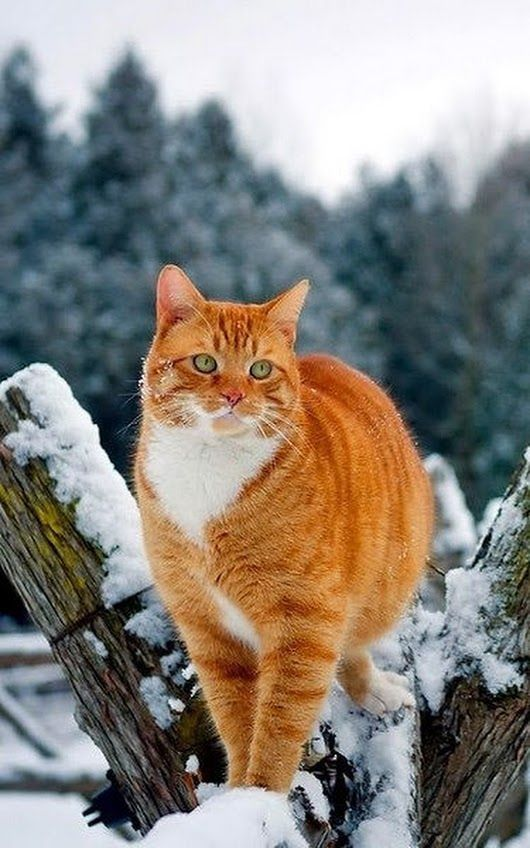
#> input picture imcolor4.jpg, 530 x 848 px, found by its file name
$ jupyter execute Histograma.ipynb
#> lines starting #> are read from the running program, lines starting #| are printed output that depends on the picture
[cell 1]
import numpy as np
import matplotlib.pyplot as plt
import cv2

[cell 2]
img = cv2.imread(r'C:\Users\coyul\Documents\GitHub\PDI\imcolor4.jpg', cv2.IMREAD_GRAYSCALE)
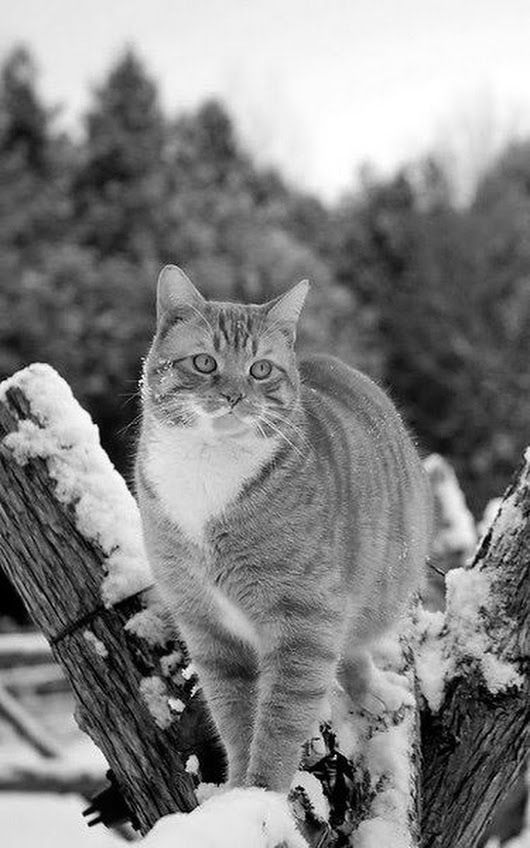
#> img: shape (848, 530); min 0, max 255, mean 132.4

[cell 3]
fig1 = plt.figure(figsize = (6,6))
a = fig1.add_subplot(1, 2, 1)
plt.imshow(img, cmap='gray',vmin=0,vmax=255)
plt.axis('off')
a.set_title('Image');

b = fig1.add_subplot(1, 2, 2)
plt.hist(img.ravel(),256,[0,256]);
plt.show()
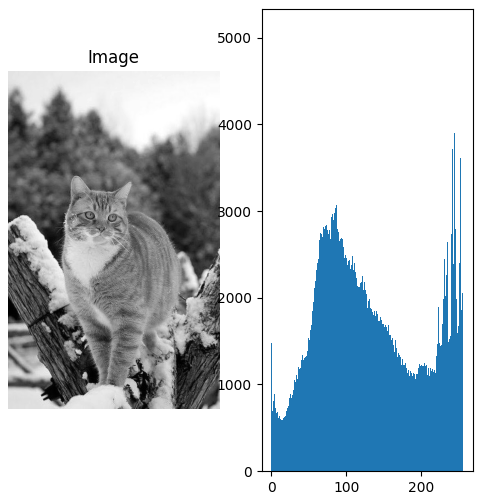
#> figure drawn by matplotlib, 2 panels; panel 2: tallest bar 5077 high, from x = 251 to 252

[cell 4]
inmax = np.amax(img)
#> inmax = 255
inmin = np.amin(img)
#> inmin = 0
print(inmin,inmax)
#| 0 255
m=255/(inmax-inmin)
#> m = 1
b=-m*inmin
#> b = 0
Iout=img*m+b
print(np.amin(Iout),np.amax(Iout))
#| 0.0 255.0

[cell 5]
fig1 = plt.figure(figsize = (6,6))
a = fig1.add_subplot(1, 2, 1)
plt.imshow(Iout, cmap='gray',vmin=0,vmax=255)
plt.axis('off')
a.set_title('Image');

b = fig1.add_subplot(1, 2, 2)
plt.hist(Iout.ravel(),256,[0,256]);
plt.show()
#> figure, not shown here; panel 2: tallest bar 5077 high, from x = 251 to 252

[cell 6]
fig1 = plt.figure(figsize = (6,6))
a = fig1.add_subplot(1, 2, 1)
plt.imshow(img, cmap='gray',vmin=0,vmax=255)
plt.axis('off')
a.set_title('Original image');

b = fig1.add_subplot(1, 2, 2)
plt.imshow(Iout, cmap='gray',vmin=0,vmax=255)
plt.axis('off')
b.set_title('Enhanced Image');
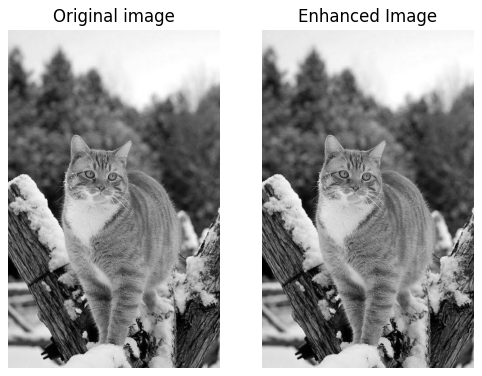
#> figure drawn by matplotlib, 2 panels

$ run again, with imcolor2.jpg copied over imcolor4.jpg
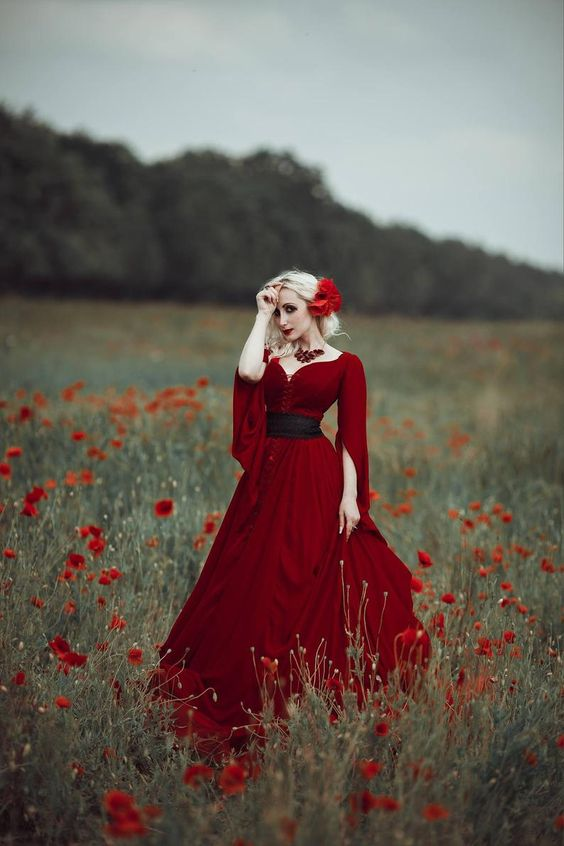
#> input picture imcolor2.jpg, 564 x 846 px, found by its file name
#> `plt.show()`:
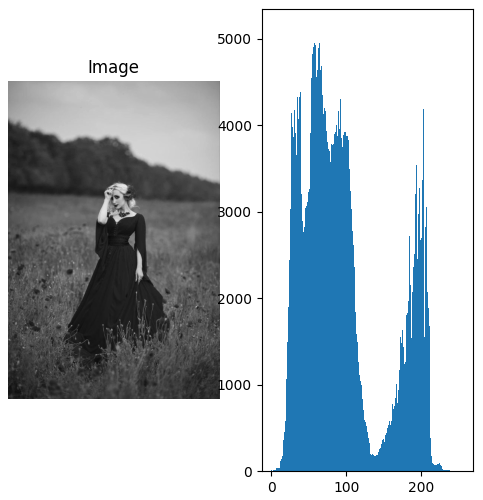
#> figure drawn by matplotlib, 2 panels; panel 2: tallest bar 5087 high, from x = 63 to 64
#> inmax = 255
#> inmin = 0
#| 0 255
#> m = 1
#> b = 0
#| 0.0 255.0
#> `[cell 6] fig1 = plt.figure(figsize = (6,6)) a = fig1.add_subplot(1, 2,..`:
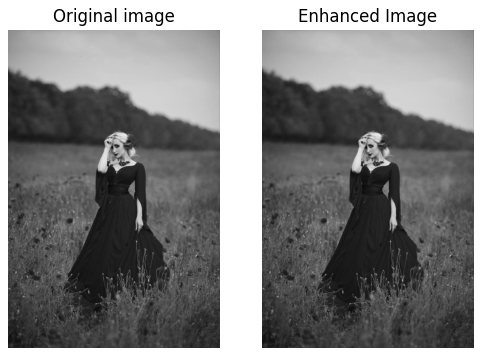
#> figure drawn by matplotlib, 2 panels

$ run again, with 466.jpg copied over imcolor4.jpg
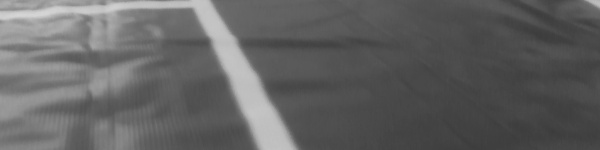
#> input picture 466.jpg, 600 x 150 px, found by its file name
#> img is the input picture: shape (150, 600); min 59, max 215, mean 98.5
#> `plt.show()`:
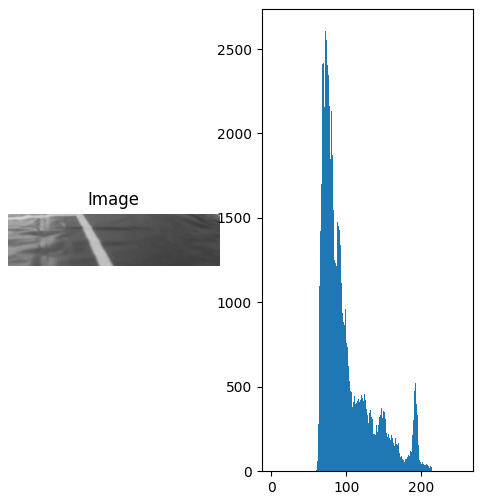
#> figure drawn by matplotlib, 2 panels; panel 2: tallest bar 2607 high, from x = 72 to 73
#> inmax = 215
#> inmin = 59
#| 59 215
#> m = 1.63
#> b = -96.44
#| 0.0 255.0
#> `[cell 6] fig1 = plt.figure(figsize = (6,6)) a = fig1.add_subplot(1, 2,..`:
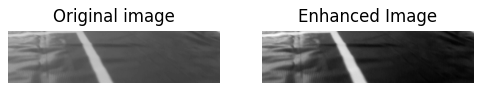
#> figure drawn by matplotlib, 2 panels
